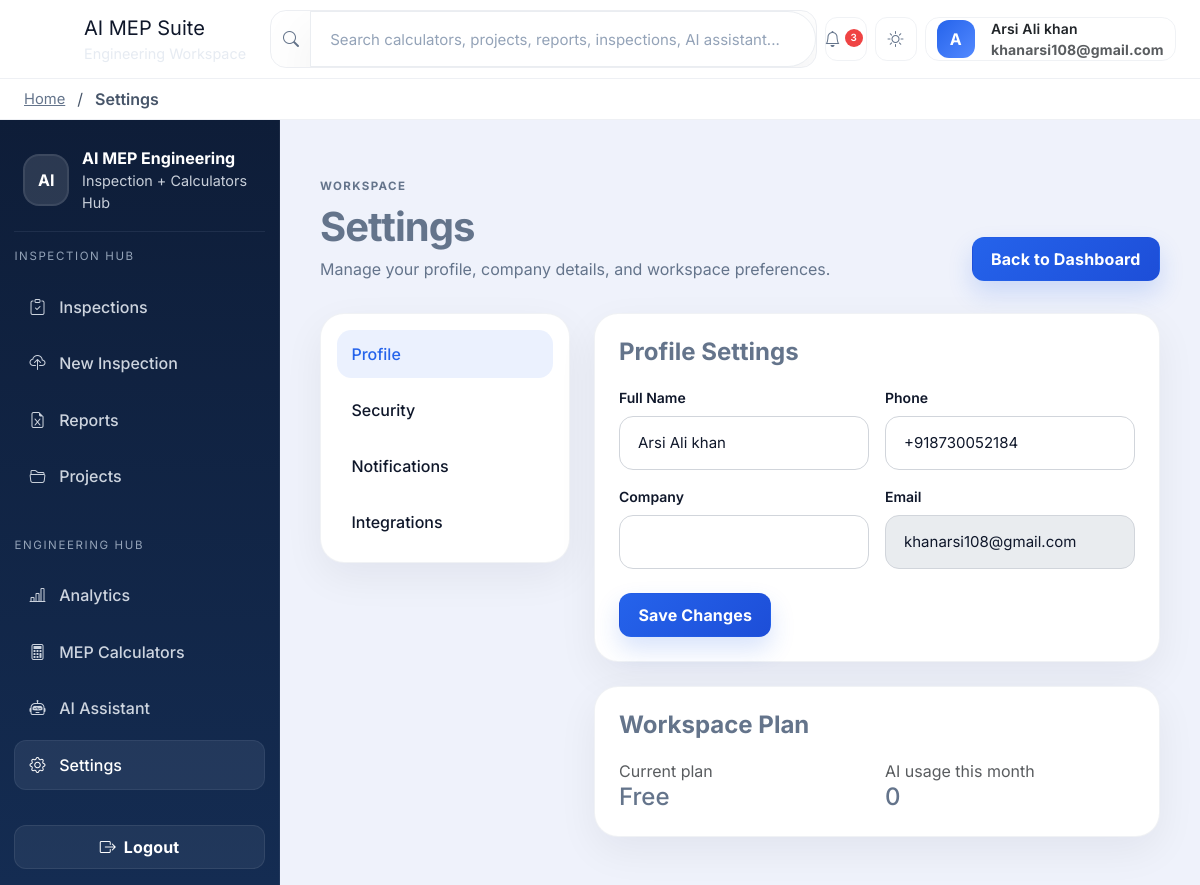
/settings (signed in), run on the app's committed database.
### app/models/user.py (models this page shows, shortened)
class User(Base):
    __tablename__ = "users"
    id = Column(Integer, primary_key=True, index=True)
    full_name = Column(String(100), nullable=False)
    email = Column(String(100), unique=True, index=True, nullable=False)
    password = Column(String(255), nullable=False)
    phone = Column(String(20), unique=True, nullable=False)
    role = Column(String(50), default="Engineer")
    is_active = Column(Boolean, default=True)
    is_verified = Column(Boolean, default=False)
    verification_token = Column(String(255), nullable=True)
    company_name = Column(String(150), nullable=True)
    company_id = Column(Integer, ForeignKey("companies.id"), nullable=True, index=True)
    workspace_id = Column(Integer, ForeignKey("workspaces.id"), nullable=True, index=True)
    subscription_plan = Column(String(50), default="Free")
    ai_usage_count = Column(Integer, default=0)
    email_notifications = Column(Boolean, default=True)
    inspection_notifications = Column(Boolean, default=True)
    report_notifications = Column(Boolean, default=True)
    ai_notifications = Column(Boolean, default=True)
    created_at = Column(DateTime, default=datetime.utcnow)
    updated_at = Column(DateTime, default=datetime.utcnow, onupdate=datetime.utcnow)
    last_login = Column(DateTime, nullable=True)
    company = relationship("Company", foreign_keys=[company_id])
    workspace = relationship("Workspace", foreign_keys=[workspace_id])
    projects = relationship("Project", back_populates="owner", cascade="all, delete-orphan")
    inspections = relationship("Inspection", back_populates="owner", cascade="all, delete-orphan")
    notifications = relationship("Notification", back_populates="user", cascade="all, delete-orphan")
    ai_requests = relationship("AIRequest", back_populates="user", cascade="all, delete-orphan")
    documents = relationship("Document", back_populates="owner", cascade="all, delete-orphan")
    audit_logs = relationship("AuditLog", back_populates="user", cascade="all, delete-orphan")
    owned_company = relationship("Company", foreign_keys="Company.owner_id", back_populates="owner")

### app/routes/settings.py (the view)
@router.get("/settings", response_class=HTMLResponse)
async def settings_page(request: Request, db: Session = Depends(get_db)):
    current_user = get_authenticated_user(request, db)
    user = db.query(User).filter(User.id == current_user.id).first()
    if not user:
        request.session.clear()
        return RedirectResponse(url="/login", status_code=303)
    return templates.TemplateResponse(
        request=request,
        name="settings.html",
        context={
            "request": request,
            "user": user,
            "success": None,
            "error": None,
            "active_tab": "profile",
        },
    )

### app/templates/settings.html (shortened to what this page needs)
{% extends "layouts/base.html" %}
{% block content %}
<div class="container-fluid mt-4">
    <div class="page-header-section">
        <div>
            <span class="page-kicker">Workspace</span>
            <h1>Settings</h1>
            <p>Manage your profile, company details, and workspace preferences.</p>
        </div>
        <div class="page-actions">
            <a href="/dashboard" class="btn btn-primary">Back to Dashboard</a>
        </div>
    </div>
    <div class="settings-shell">
        <aside class="settings-sidebar">
            <div class="settings-nav">
                <a href="/settings?tab=profile" class="nav-link {% if active_tab == 'profile' %}active{% endif %}">Profile</a>
                <a href="/settings?tab=security" class="nav-link {% if active_tab == 'security' %}active{% endif %}">Security</a>
                <a href="/settings?tab=notifications" class="nav-link {% if active_tab == 'notifications' %}active{% endif %}">Notifications</a>
                <a href="/settings?tab=integrations" class="nav-link {% if active_tab == 'integrations' %}active{% endif %}">Integrations</a>
            </div>
        </aside>
        <div class="settings-content">
            {% if active_tab == 'profile' %}
            <div class="section-card settings-panel">
                <h4 class="card-title">Profile Settings</h4>
                <form method="post" action="/settings">
                    <div class="row g-3">
                        <div class="col-md-6">
                            <label class="form-label">Full Name</label>
                            <input class="form-control" type="text" name="full_name" value="{{ user.full_name }}" required>
                        </div>
                        <div class="col-md-6">
                            <label class="form-label">Phone</label>
                            <input class="form-control" type="text" name="phone" value="{{ user.phone }}" required>
                        </div>
                        <div class="col-md-6">
                            <label class="form-label">Company</label>
                            <input class="form-control" type="text" name="company_name" value="{{ user.company_name or '' }}">
                        </div>
                        <div class="col-md-6">
                            <label class="form-label">Email</label>
                            <input class="form-control" type="email" value="{{ user.email }}" disabled>
                        </div>
                    </div>
                    <div class="mt-4">
                        <button class="btn btn-primary" type="submit">Save Changes</button>
                    </div>
                </form>
            </div>
            <div class="section-card settings-panel">
                <h4 class="card-title">Workspace Plan</h4>
                <div class="row g-3 align-items-center">
                    <div class="col-md-6">
                        <div class="text-muted">Current plan</div>
                        <h4 class="mb-0">{{ user.subscription_plan }}</h4>
                    </div>
                    <div class="col-md-6">
                        <div class="text-muted">AI usage this month</div>
                        <h4 class="mb-0">{{ user.ai_usage_count }}</h4>
                    </div>
                </div>
            </div>
            {% endif %}
        </div>
    </div>
</div>
{% endblock %}

### app/templates/layouts/navbar.html (shortened to what this page needs)
<nav class="navbar topbar navbar-expand-lg px-3 px-xl-4">
    <div class="d-flex align-items-center gap-2 flex-grow-1 min-width-0">
        <a class="navbar-brand d-flex align-items-center gap-2 me-3" href="/dashboard">
            <div class="brand-mark small-brand">
                <span>AI</span>
            </div>
            <div class="d-none d-md-block">
                <div class="brand-title">AI MEP Suite</div>
                <div class="brand-subtitle">Engineering Workspace</div>
            </div>
        </a>
        <form id="globalSearchForm" class="search-bar flex-grow-1" role="search">
            <div class="input-group">
                <span class="input-group-text"><i class="bi bi-search"></i></span>
                <input id="globalSearchInput" class="form-control" type="search" placeholder="Search calculators, projects, reports, inspections, AI assistant..." aria-label="Global search">
            </div>
        </form>
    </div>
    <div class="topbar-actions d-flex align-items-center gap-2 ms-2">
        <div class="dropdown d-none d-lg-block">
            <button class="btn btn-icon" type="button" id="notificationsToggle" data-bs-toggle="dropdown" aria-expanded="false" aria-label="Notifications">
                <i class="bi bi-bell"></i>
                <span class="badge badge-notification">3</span>
            </button>
        </div>
        <button class="btn btn-icon theme-toggle" type="button" id="themeToggle" aria-label="Toggle theme">
        </button>
        {% set auth_user = request.state.current_user if request and request.state and request.state.current_user else none %}
        {% if not auth_user and request and request.session %}
            {% set auth_user = request.session.get('user') %}
        {% endif %}
        <div class="dropdown">
            <button class="btn profile-trigger" type="button" id="profileMenu" data-bs-toggle="dropdown" aria-expanded="false">
                <div class="profile-avatar">
                    {% if auth_user and auth_user.full_name %}
                        {{ auth_user.full_name[:1]|upper }}
                    {% else %}
                        G
                    {% endif %}
                </div>
                <div class="profile-info d-none d-md-flex flex-column ms-2 text-start">
                    <span class="fw-semibold text-dark small">
                        {% if auth_user and auth_user.full_name %}{{ auth_user.full_name }}{% else %}Guest{% endif %}
                    </span>
                    <small class="text-muted">
                        {% if auth_user and auth_user.email %}{{ auth_user.email }}{% else %}No account connected{% endif %}
                    </small>
                </div>
            </button>
        </div>
    </div>
</nav>
<div class="breadcrumb-strip d-none d-xl-flex align-items-center px-4 py-2">
    <a href="/dashboard" class="breadcrumb-link">Home</a>
    <span class="breadcrumb-separator">/</span>
    <span id="breadcrumbTitle" class="breadcrumb-current">Dashboard</span>
</div>

### app/static/css/calculators.css (style rules this page uses)
.form-label { display:flex; align-items:center; justify-content:space-between; margin-bottom:8px; font-size:14px; font-weight:600; color:var(--heading); }
.form-control, .form-select { width:100%; height:54px; padding:0 18px; border:1px solid var(--border); border-radius:14px; background:#fff; color:var(--heading); font-size:15px; transition:all .25s ease; }
.form-control::placeholder { color:#94a3b8; }
.btn-primary { background:linear-gradient( 135deg, var(--primary), var(--primary-dark) ); border:1px solid transparent; color:#fff; box-shadow:0 12px 24px rgba(37,99,235,.18); }
a { color:var(--primary); transition:.25s; }

### data on the page
User: full_name "Arsi Ali khan", email "khanarsi108@gmail.com", phone "+918730052184", subscription_plan "Free", ai_usage_count "0"

### other printed values
{{ auth_user.full_name[:1]|upper }} "A"
